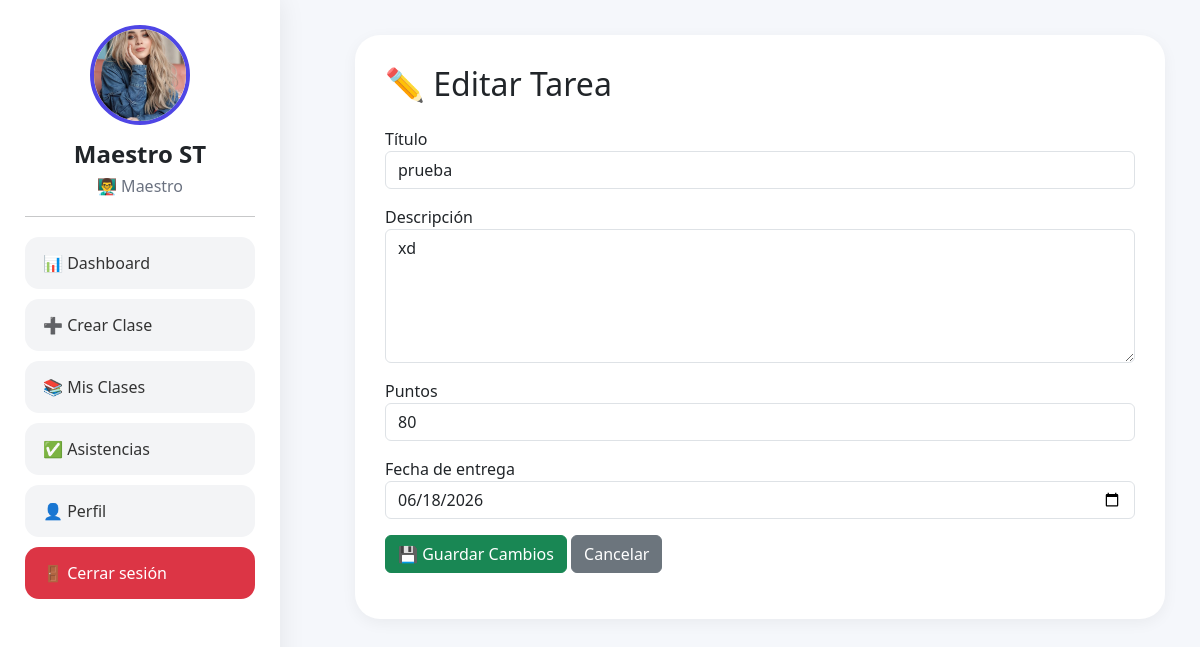
/profesor/tareas/editar.php?id=5 (signed in), run on the app's committed database.
### tables this page shows
CREATE TABLE `usuarios` (
  `id` int(11) NOT NULL,
  `nombre` varchar(100) DEFAULT NULL,
  `correo` varchar(100) DEFAULT NULL,
  `password` varchar(255) DEFAULT NULL,
  `rol` enum('alumno','maestro') DEFAULT 'alumno',
  `xp` int(11) DEFAULT 0,
  `nivel` int(11) DEFAULT 1,
  `foto` varchar(255) DEFAULT NULL,
  `semestre` varchar(20) DEFAULT NULL,
  `grupo` varchar(20) DEFAULT NULL
);

CREATE TABLE `tareas` (
  `id` int(11) NOT NULL,
  `clase_id` int(11) DEFAULT NULL,
  `titulo` varchar(100) DEFAULT NULL,
  `puntos` int(11) DEFAULT NULL,
  `fecha_entrega` date DEFAULT NULL,
  `descripcion` text DEFAULT NULL
);

### profesor/tareas/editar.php (the view, shortened to what this page needs)
<?php
include '../../includes/conexion.php';
include '../../includes/sidebar_maestro.php';
$id = intval($_GET['id']);
$tarea = mysqli_fetch_assoc(
    mysqli_query(
        $conexion,
        "SELECT *
         FROM tareas
         WHERE id = $id"
    )
);
?>
<!DOCTYPE html>
<html lang="es">
<head>
    <link href="https://cdn.jsdelivr.net/npm/bootstrap@5.3.7/dist/css/bootstrap.min.css" rel="stylesheet">
</head>
<body>
    <div class="content">
        <div class="card-form">
            <h2 class="mb-4">
                ✏️ Editar Tarea
            </h2>
            <form method="POST">
                <div class="mb-3">
                    <label>Título</label>
                    <input type="text" name="titulo" class="form-control"
                        value="<?= htmlspecialchars($tarea['titulo']) ?>" required>
                </div>
                <div class="mb-3">
                    <label>Descripción</label>
                    <textarea name="descripcion" class="form-control" rows="5"
                        required><?= htmlspecialchars($tarea['descripcion']) ?></textarea>
                </div>
                <div class="mb-3">
                    <label>Puntos</label>
                    <input type="number" name="puntos" class="form-control" value="<?= $tarea['puntos'] ?>" required>
                </div>
                <div class="mb-3">
                    <label>Fecha de entrega</label>
                    <input type="date" name="fecha_entrega" class="form-control" value="<?= $tarea['fecha_entrega'] ?>"
                        required>
                </div>
                <button type="submit" name="guardar" class="btn btn-success">
                    💾 Guardar Cambios
                </button>
                <a href="../clases/clase.php?id=<?= $tarea['clase_id'] ?>&tab=tareas" class="btn btn-secondary">
                    Cancelar
                </a>
            </form>
        </div>
    </div>
</body>
</html>

### includes/sidebar_maestro.php (shortened to what this page needs)
<?php
include_once __DIR__ . '/conexion.php';
$id_usuario = $_SESSION['id'];
$usuario = mysqli_fetch_assoc(
    mysqli_query(
        $conexion,
        "SELECT *
         FROM usuarios
         WHERE id=$id_usuario"
    )
);
$protocolo = isset($_SERVER['HTTPS']) && $_SERVER['HTTPS'] !== 'off'
    ? 'https'
    : 'http';
$rutaBase = $protocolo . '://' . $_SERVER['HTTP_HOST'] . '/Majo/';
?>
<div class="sidebar">
    <img class="foto-perfil" src="<?= !empty($usuario['foto'])
        ? $rutaBase . 'profesor/uploads/perfil/' . $usuario['foto']
        : 'https://ui-avatars.com/api/?name=' . urlencode($usuario['nombre']) . '&background=4f46e5&color=ffffff'
        ?>" alt="Perfil">
    <h4>
        <?= htmlspecialchars($usuario['nombre']) ?>
    </h4>
    <h6>
        👨‍🏫 Maestro
    </h6>
    <hr>
    <a href="<?= $rutaBase ?>profesor/dashboard.php" class="btn-menu">
        📊 Dashboard
    </a>
    <a href="<?= $rutaBase ?>profesor/clases/crear.php" class="btn-menu">
        ➕ Crear Clase
    </a>
    <a href="<?= $rutaBase ?>profesor/clases/ver.php" class="btn-menu">
        📚 Mis Clases
    </a>
    <a href="<?= $rutaBase ?>profesor/asistencias/historial.php" class="btn-menu">
        ✅ Asistencias
    </a>
    <a href="<?= $rutaBase ?>profesor/perfil.php" class="btn-menu">
        👤 Perfil
    </a>
    <a href="<?= $rutaBase ?>auth/logout.php" class="btn-menu btn-danger-menu">
        🚪 Cerrar sesión
    </a>
</div>

### includes/sidebar_maestro.php (style rules this page uses)
.sidebar { position: fixed; top: 0; left: 0; width: 280px; height: 100vh; background: white; padding: 25px; overflow-y: auto; box-shadow: 0 0 25px rgba(0, 0, 0, .08); z-index: 1000; }
.foto-perfil { width: 100px; height: 100px; border-radius: 50%; object-fit: cover; border: 4px solid #4f46e5; display: block; margin: auto; }
.sidebar h4 { text-align: center; margin-top: 15px; font-weight: 700; }
.sidebar h6 { text-align: center; color: #6b7280; }
.btn-menu { display: block; width: 100%; padding: 14px 18px; margin-bottom: 10px; border-radius: 14px; text-decoration: none; color: #333; background: #f3f4f6; transition: .3s; }
.btn-danger-menu { background: #dc3545; color: white !important; }
.sidebar hr { margin: 20px 0; }

### profesor/tareas/editar.php (style rules this page uses)
body { background: #f5f7fb; }
.content { margin-left: 320px; padding: 35px; }
.card-form { background: white; max-width: 900px; margin: auto; padding: 30px; border-radius: 25px; box-shadow: 0 4px 15px rgba(0, 0, 0, .05); }

### data on the page
usuarios: foto (picture), nombre "Maestro ST"
tareas: titulo "prueba", descripcion "xd", puntos "80", fecha_entrega "06/18/2026"
